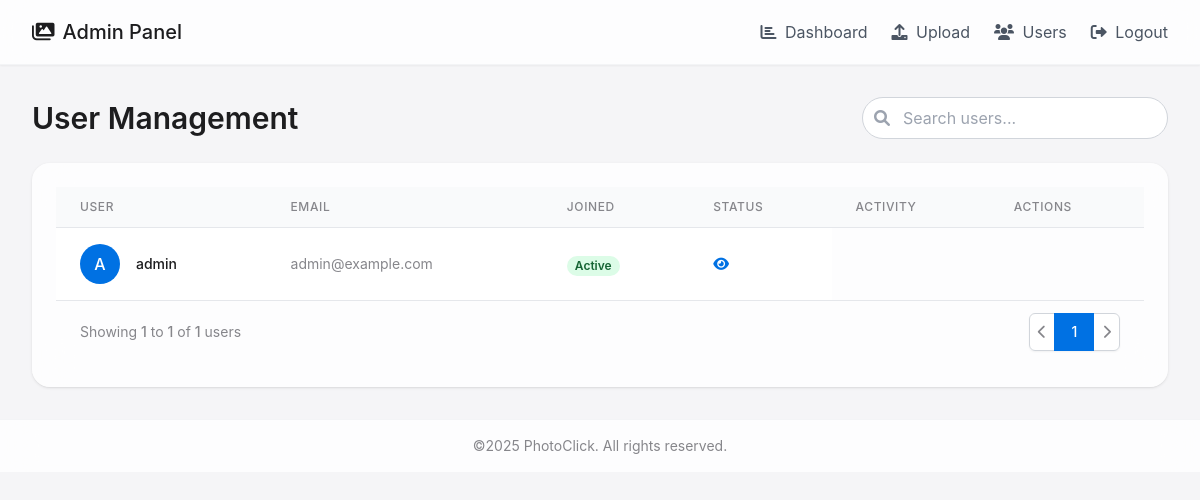
/admin/users (signed in), run on an earlier commit of the app's database.
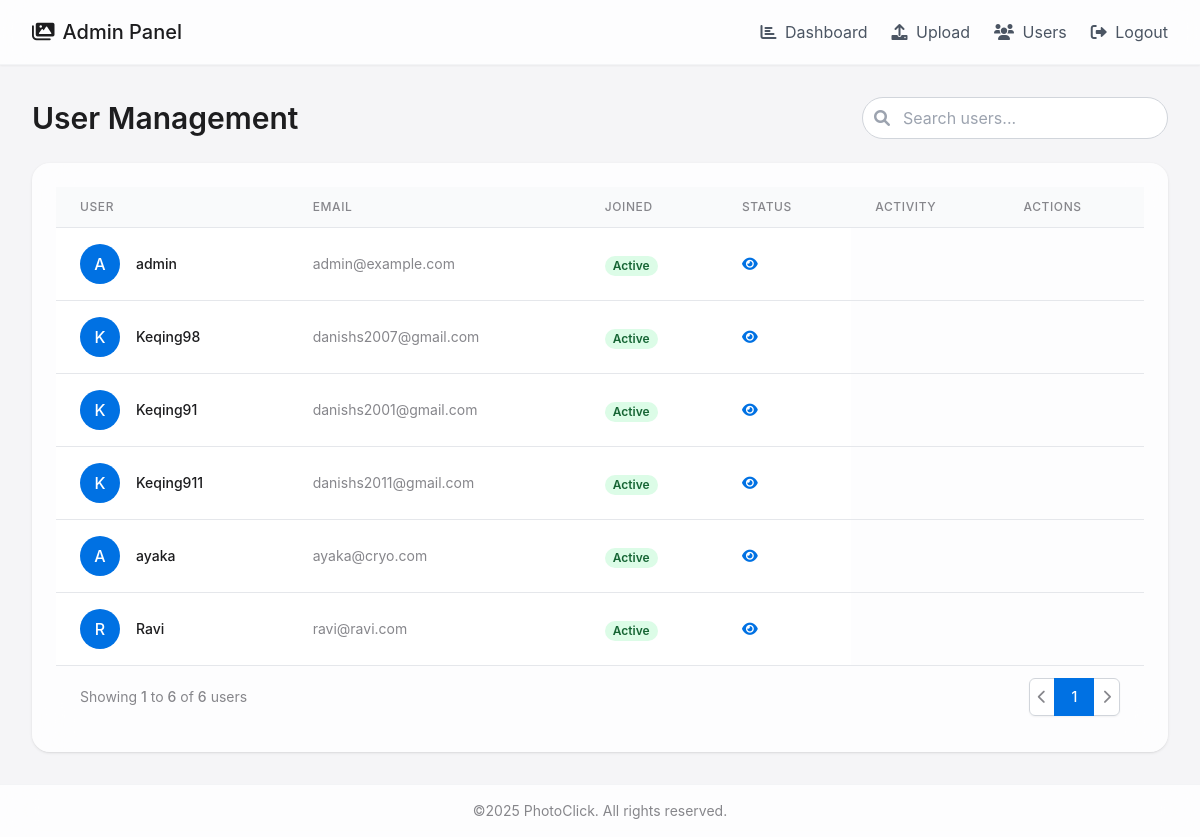
And on a later commit of the database.
### app/models.py (models this page shows, shortened)
class User(db.Model, UserMixin):
    __tablename__ = 'users'
    user_id = db.Column(db.Integer, primary_key=True)
    username = db.Column(db.String(80), unique=True, nullable=False)
    email = db.Column(db.String(120), unique=True, nullable=False)
    password = db.Column(db.String(128), nullable=False)
    comments = db.relationship('Comment', backref='user', lazy=True)
    likes = db.relationship('Like', backref='user', lazy=True)

### app/api/admin_routes.py (the view)
@admin_bp.route("/users")
def userbase():
    if not is_admin_logged_in():
        return redirect(url_for("api.admin_bp.admin_login"))
    users = User.query.all()
    return render_template("admin/admin_users.html", users=users)

### app/api/admin_routes.py (called while the page is built)
@admin_bp.context_processor
def inject_admin_status():
    return dict(is_admin_logged_in=is_admin_logged_in)

### app/services/admin_auth.py (called while the page is built)
def is_admin_logged_in():
    return session.get("admin_logged_in", False)

### app/templates/admin/admin_users.html (shortened to what this page needs)
{% extends "admin/admin_base.html" %}
{% block content %}
    <div class="space-y-6">
        <div class="flex items-center justify-between">
            <h1 class="text-3xl font-semibold text-apple-dark">User Management</h1>
            <div class="relative">
                <input type="text" id="user-search" placeholder="Search users..."
                       class="pl-10 pr-4 py-2 border border-gray-300 rounded-full focus:ring-apple-blue focus:border-apple-blue">
                <div class="absolute inset-y-0 left-0 pl-3 flex items-center pointer-events-none">
                </div>
            </div>
        </div>
        <div class="apple-card p-6 shadow">
            <div class="overflow-x-auto">
                <table class="min-w-full divide-y divide-gray-200">
                    <thead class="bg-gray-50">
                    <tr>
                        <th class="px-6 py-3 text-left text-xs font-medium text-apple-gray uppercase tracking-wider">
                            User
                        </th>
                        <th class="px-6 py-3 text-left text-xs font-medium text-apple-gray uppercase tracking-wider">
                            Email
                        </th>
                        <th class="px-6 py-3 text-left text-xs font-medium text-apple-gray uppercase tracking-wider">
                            Joined
                        </th>
                        <th class="px-6 py-3 text-left text-xs font-medium text-apple-gray uppercase tracking-wider">
                            Status
                        </th>
                        <th class="px-6 py-3 text-left text-xs font-medium text-apple-gray uppercase tracking-wider">
                            Activity
                        </th>
                        <th class="px-6 py-3 text-left text-xs font-medium text-apple-gray uppercase tracking-wider">
                            Actions
                        </th>
                    </tr>
                    </thead>
                    <tbody class="bg-white divide-y divide-gray-200" id="users-table-body">
                    {% for user in users %}
                        <tr class="user-row">
                            <td class="px-6 py-4 whitespace-nowrap">
                                <div class="flex items-center">
                                    <div class="h-10 w-10 flex-shrink-0 rounded-full bg-apple-blue text-white flex items-center justify-center">
                                        <span class="font-medium">{{ user.username[:1].upper() }}</span>
                                    </div>
                                    <div class="ml-4">
                                        <div class="text-sm font-medium text-apple-dark">{{ user.username }}</div>
                                    </div>
                                </div>
                            </td>
                            <td class="px-6 py-4 whitespace-nowrap">
                                <div class="text-sm text-apple-gray">{{ user.email }}</div>
                            </td>
                            <td class="px-6 py-4 whitespace-nowrap">
                            <span class="px-2 inline-flex text-xs leading-5 font-semibold rounded-full bg-green-100 text-green-800">
                                Active
                            </span>
                            </td>
                            <td class="px-6 py-4 whitespace-nowrap text-sm font-medium">
                                <button class="text-apple-blue hover:text-apple-hover focus:outline-none"
                                        onclick="showUserModal('{{ user.id }}', '{{ user.username }}')">
                                    <i class="fas fa-eye"></i>
                                </button>
                            </td>
                        </tr>
                    {% endfor %}
                    </tbody>
                </table>
            </div>
            <div class="px-4 py-3 flex items-center justify-between border-t border-gray-200 sm:px-6">
                <div class="hidden sm:flex-1 sm:flex sm:items-center sm:justify-between">
                    <div>
                        <p class="text-sm text-apple-gray">
                            Showing <span class="font-medium">1</span> to <span class="font-medium">{{ users|length }}</span> of <span class="font-medium">{{ users|length }}</span> users
                        </p>
                    </div>
                    <div>
                        <nav class="relative z-0 inline-flex rounded-md shadow-sm -space-x-px" aria-label="Pagination">
                            <a href="#" class="relative inline-flex items-center px-2 py-2 rounded-l-md border border-gray-300 bg-white text-sm font-medium text-apple-gray hover:bg-gray-50">
                                <i class="fas fa-chevron-left"></i>
                            </a>
                            <a href="#" aria-current="page" class="z-10 bg-apple-blue border-apple-blue text-white relative inline-flex items-center px-4 py-2 border text-sm font-medium">
                                1
                            </a>
                            <a href="#" class="relative inline-flex items-center px-2 py-2 rounded-r-md border border-gray-300 bg-white text-sm font-medium text-apple-gray hover:bg-gray-50">
                                <i class="fas fa-chevron-right"></i>
                            </a>
                        </nav>
                    </div>
                </div>
            </div>
        </div>
    </div>
{% endblock %}

### app/templates/admin/admin_base.html (shortened to what this page needs)
<!DOCTYPE html>
<html lang="en">
<head>
    <script src="https://cdn.tailwindcss.com"></script>
    <link rel="stylesheet" href="https://cdnjs.cloudflare.com/ajax/libs/font-awesome/6.0.0/css/all.min.css">
</head>
<body class="bg-apple-light min-h-screen">
{% if is_admin_logged_in() %}
    <nav class="sticky top-0 z-50 bg-white bg-opacity-80 backdrop-filter backdrop-blur-lg border-b border-gray-100 shadow-sm">
        <div class="max-w-7xl mx-auto px-4 sm:px-6 lg:px-8">
            <div class="flex justify-between h-16">
                <div class="flex items-center">
                    <a href="{{ url_for('api.admin_bp.dashboard') }}" class="text-xl font-medium text-apple-dark">
                        <i class="fas fa-images mr-2"></i>Admin Panel
                    </a>
                </div>
                <div class="flex items-center space-x-6">
                    <a href="{{ url_for('api.admin_bp.dashboard') }}" class="text-gray-600 hover:text-apple-blue transition-colors duration-200">
                        <i class="fas fa-chart-bar mr-1"></i> Dashboard
                    </a>
                    <a href="{{ url_for('api.admin_bp.upload_image') }}" class="text-gray-600 hover:text-apple-blue transition-colors duration-200">
                        <i class="fas fa-upload mr-1"></i> Upload
                    </a>
                    <a href="{{ url_for('api.admin_bp.userbase') }}" class="text-gray-600 hover:text-apple-blue transition-colors duration-200">
                        <i class="fas fa-users mr-1"></i> Users
                    </a>
                    <a href="{{ url_for('api.admin_bp.admin_logout') }}" class="text-gray-600 hover:text-apple-blue transition-colors duration-200">
                        <i class="fas fa-sign-out-alt mr-1"></i> Logout
                    </a>
                </div>
            </div>
        </div>
    </nav>
{% endif %}
<main class="max-w-7xl mx-auto px-4 sm:px-6 lg:px-8 py-8">
    {% block content %}{% endblock %}
</main>
<footer class="bg-white bg-opacity-80 backdrop-filter backdrop-blur-lg py-4 border-t border-gray-100 mt-auto">
    <div class="max-w-7xl mx-auto px-4 sm:px-6 lg:px-8 text-center text-apple-gray text-sm">
        <p>©2025 PhotoClick. All rights reserved.</p>
    </div>
</footer>
</body>
</html>

### app/templates/admin/admin_base.html (style rules this page uses)
body { font-family: -apple-system, BlinkMacSystemFont, 'Segoe UI', Roboto, Helvetica, Arial, sans-serif; }
.apple-card { border-radius: 18px; background-color: rgba(255, 255, 255, 0.8); backdrop-filter: blur(20px); -webkit-backdrop-filter: blur(20px); }

What changed in the data, as far as the page shows it:
added User: username "K", username "Keqing98", email "danishs2007@gmail.com"
added User: username "K", username "Keqing91", email "danishs2001@gmail.com"
added User: username "K", username "Keqing911", email "danishs2011@gmail.com"
added User: username "A", username "ayaka", email "ayaka@cryo.com"
added User: username "R", username "Ravi", email "ravi@ravi.com"
Also different on the page:
{{ users|length }}: "1" → "6"
